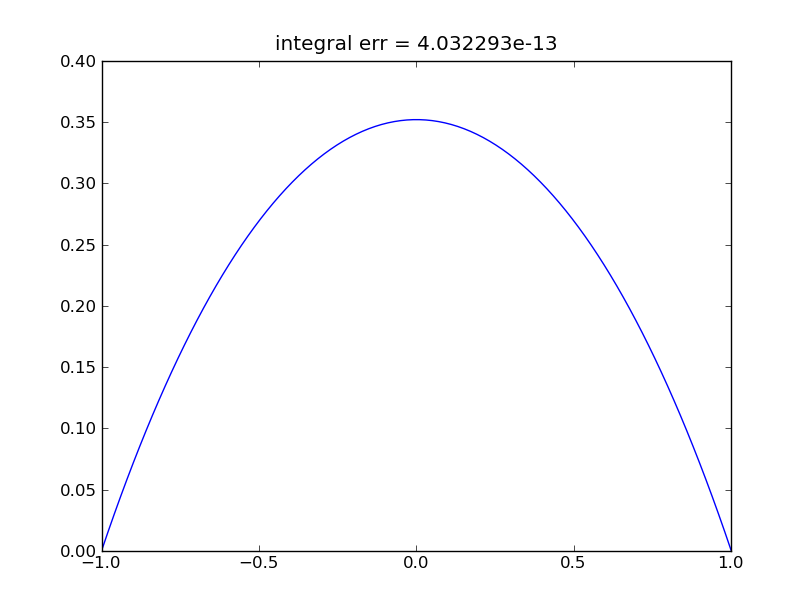

Source code (Python):
#!/usr/bin/env python

from pysplib import *
import numpy as np
from scipy.linalg import solve
from matplotlib import pyplot as plt

# Constants
sig1=0.
sig2=0.
tau=1.
ef=1.
exp=np.exp(1)
cost=exp/(1.+exp*exp)

# polynomial order
n=10

# Legendre Gauss-Lobatto nodes
et,vn=zelegl(n)

# ...and weights
wt=welegl(et,vn,n)

# Derivative matrix for Legendre at Gauss-Lobatto nodes
dma=dmlegl(n,et,vn,n)

# Construct differential operator
l=-np.dot(dma,dma)+tau*np.eye(n+1)

# Change the entries according to BCs
l[0,:]=0.
l[n,:]=0.
l[0,0]=1.
l[n,n]=1.

# Construction of the rhs vector
fu=np.zeros(n+1)
fu[:]=ef
fu[0]=sig1
fu[n]=sig2

# Solve the system
u=np.zeros(n+1)
u=solve(l,fu)

# Errr vector
ei=np.exp(et)
qn=u-(1.-cost*(ei+1./ei))

# Norm of the error vector
qi,qs,qm = nolegl(vn,qn,wt,n=(len(vn)-1))

# Interpolation to finer grid for plotting
xx=np.linspace(-1.,1.,100)
uu = np.polyval(np.polyfit(et,u,n),xx)

# Plot the result
plt.title('integral err = %e' % qi)
plt.plot(xx,uu,'b')
plt.show()
